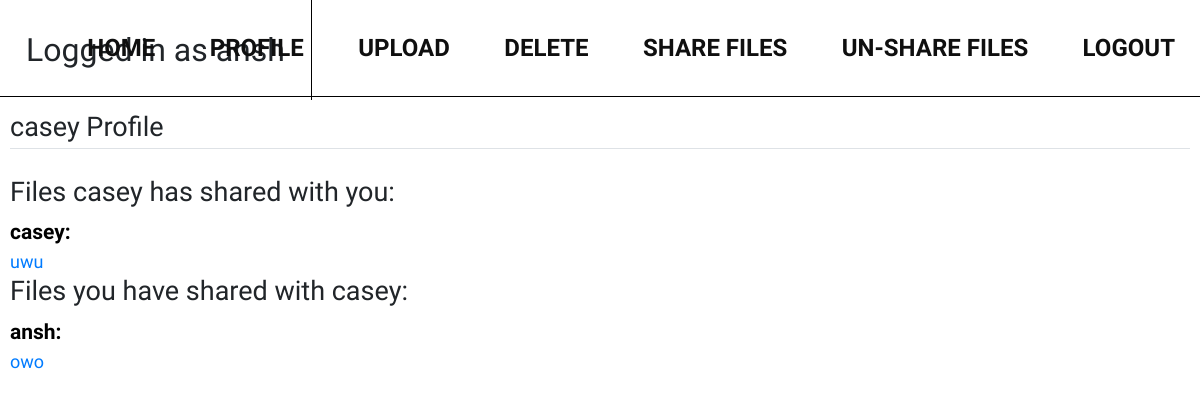
The app's page /user/casey (signed in), older data.
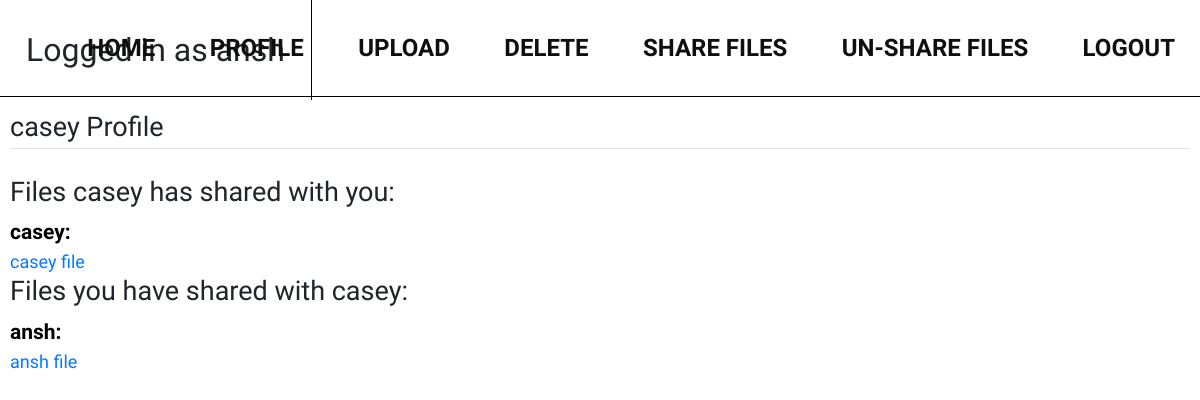
The same page, newer data.
### users/models.py (models this page shows, shortened)
class Document(models.Model):
	user = models.ForeignKey(User, on_delete=models.CASCADE)
	file = models.FileField(upload_to='files', blank=True)
	name = models.CharField(max_length=50, default='default')

### users/views.py (the view)
# urls.py: path('user/<username>', user_views.user_profile, name = 'user-profile'),
@login_required
def user_profile(request, username):
	user = User.objects.get(username=username)
	profile = Profile.objects.get(user=user)
	if user == request.user:
		return render(request, 'users/profile.html', {'profile': profile, 'media': settings.MEDIA_URL})
	else:
		return render(request, 'users/user_profile.html', {'profile': profile})

### users/models.py (called while the page is built)
	def __str__(self):
		return f'{self.user.username} Profile'

### users/templates/users/user_profile.html
{% extends "users/base.html" %}
{% block content %}
	<legend class="border-bottom mb-4">{{ profile }}</legend>
	<h4>
	Files {{ profile.user.username }} has shared with you:
	</h4>
		{% for p in profile.docs.all %}
			{% if p.user == profile.user %}
				<span class="user">
					{{p.user}}:
				</span>
				<div class="file-link">
					<a href="{{media}}{{ p.file }}">
						{{ p.name }}
					</a>
				</div>
			{% endif %}
		{% endfor %}
	<h4>Files you have shared with {{ profile.user.username }}:</h4>
		{% for p in profile.docs.all %}
			{% if p.user == user %}
				<span class="user">
					{{p.user}}:
				</span>
				<div class="file-link">
					<a href="{{media}}{{ p.file }}">
						{{ p.name }}
					</a>
				</div>
			{% endif %}
		{% endfor %}
{% endblock content %}

Row changes from the older to the newer data that the page shows:
changed Document "casey": name "uwu" → "casey file"
changed Document "ansh": name "owo" → "ansh file"
